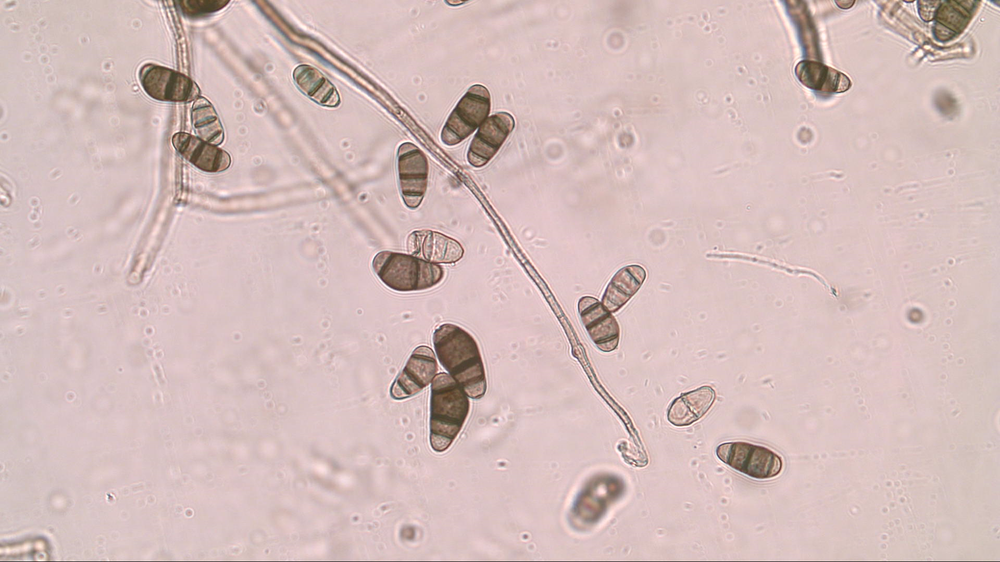
#> input picture LKP10/culvularia-patogen.png, 1000 x 562 px, shrunk from 1920 x 1080 before the run
$ python test.py
#> lines starting #> are read from the running program, lines starting #| are printed output that depends on the picture
import numpy as np
import cv2

# x = np.linspace(2.0, 3.0, num=5)

img = cv2.imread('culvularia-patogen.png', cv2.IMREAD_GRAYSCALE)
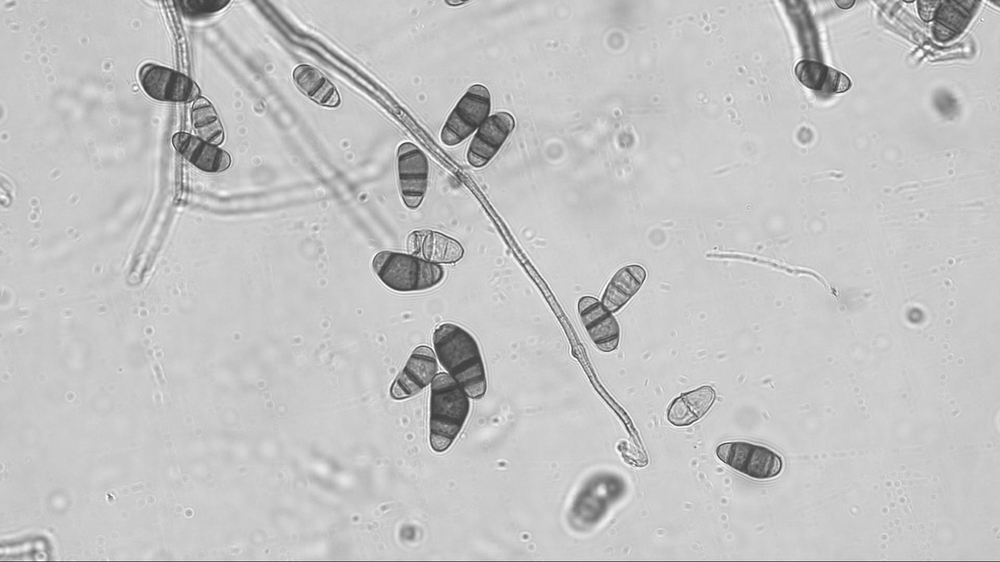
#> img: shape (562, 1000); min 56, max 255, mean 195.3
x = (img.astype(float)).ravel()
# x = img.astype(float)

normalizedData = (x-np.min(x))/(np.max(x)-np.min(x))


print(x)
#> (printed output is left out)
print(normalizedData)
#> (printed output is left out)
print(len(normalizedData))
#| 562000
